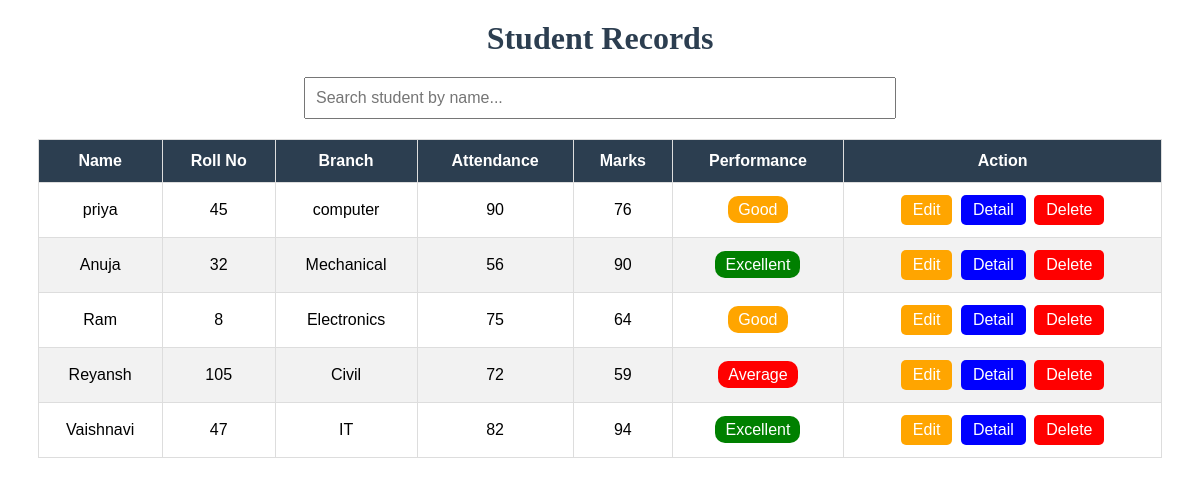
Before: /records with the older database file.
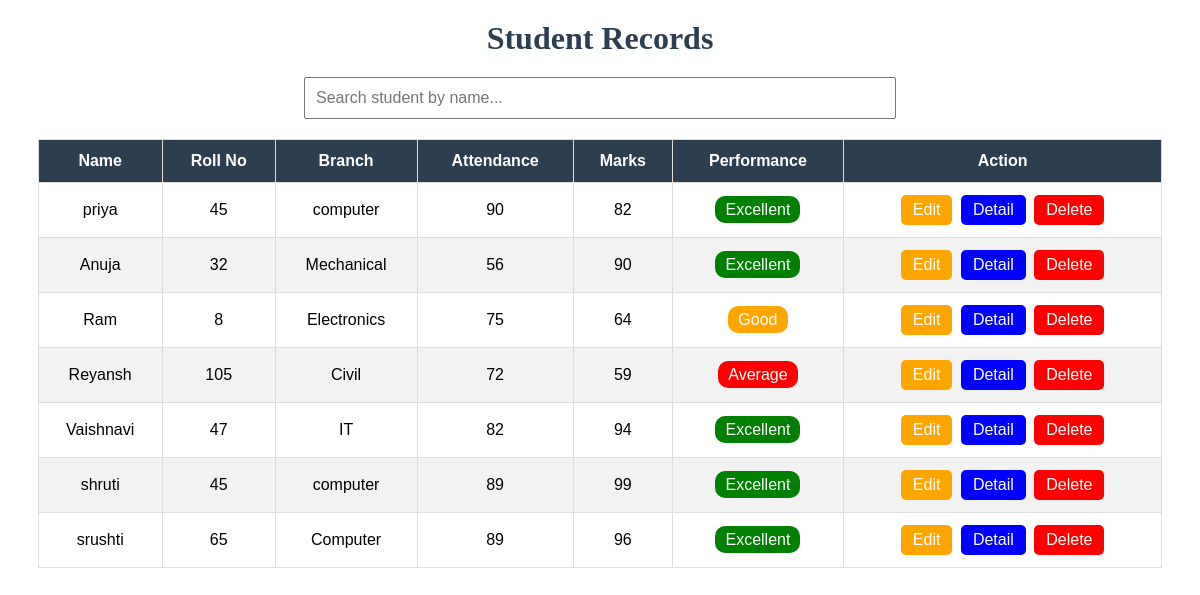
After: the same page with the newer database file.
### tables this page shows
CREATE TABLE students (
                    id INTEGER PRIMARY KEY AUTOINCREMENT,
                    name TEXT NOT NULL,
                    roll_no INTEGER NOT NULL,
                    marks INTEGER NOT NULL,
                    branch TEXT NOT NULL,
                    attendance INTEGER DEFAULT 0
                 );

### project Flask.py (the view)
@app.route('/records')
def records():
    conn = get_db()
    students = conn.execute("""
        SELECT id, name, roll_no, branch, attendance, marks
        FROM students
    """).fetchall()
    conn.close()
    return render_template('records.html', students=students)

### database.py (called while the page is built)
def get_db():
    conn = sqlite3.connect("college.db")
    return conn

### templates/records.html (shortened to what this page needs)
<h1 style="text-align:center; margin:20px; color:#2c3e50;">
    Student Records
</h1>
<input
    type="text"
    id="searchInput"
    class="search-box"
    placeholder="Search student by name...">
<table>
    <thead>
        <tr>
            <th>Name</th>
            <th>Roll No</th>
            <th>Branch</th>
            <th>Attendance</th>
            <th>Marks</th>
            <th>Performance</th>
            <th>Action</th>
        </tr>
    </thead>
    <tbody id="tableBody">
    {% for student in students %}
        <tr data-name="{{ student[1]|lower }}">
            <td>{{ student[1] }}</td>
            <td>{{ student[2] }}</td>
            <td>{{ student[3] }}</td>
            <td>{{ student[4] }}</td>
            <td>{{ student[5] }}</td>
            <td>
                {% if student[5] >= 80 %}
                    <span style="background:green;color:white;padding:5px 10px;border-radius:10px;">
                        Excellent
                    </span>
                {% elif student[5] >= 60 %}
                    <span style="background:orange;color:white;padding:5px 10px;border-radius:10px;">
                        Good
                    </span>
                {% else %}
                    <span style="background:red;color:white;padding:5px 10px;border-radius:10px;">
                        Average
                    </span>
                {% endif %}
            </td>
            <td>
                <a href="{{ url_for('edit_student', id=student[0]) }}"
                   class="action-btn edit-btn">Edit</a>
                <a href="{{ url_for('student_detail', id=student[0]) }}"
                   class="action-btn detail-btn">Detail</a>
                <a href="{{ url_for('delete_student', id=student[0]) }}"
                   class="action-btn delete-btn"
                   onclick="return confirm('Are you sure?')">
                   Delete
                </a>
            </td>
        </tr>
    {% endfor %}
    </tbody>
</table>

Changed rows visible on the page:
changed students "priya": marks "76" → "82"; marks "Good" → "Excellent"
added students: name "shruti", roll_no "45", branch "computer", attendance "89", marks "99", shows "Excellent"
added students: name "srushti", roll_no "65", branch "Computer", attendance "89", marks "96", shows "Excellent"
